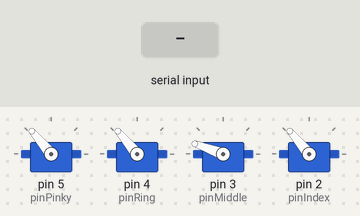
This sketch was run on a simulated Arduino Uno, built with avr-gcc and run on an emulated ATmega328P. Shown: 4 × servo. The test bench sets the inputs (shaded band).

Above: at 1.2 s.
1.3 s: "p\n" received over Serial
At 1.45 s:
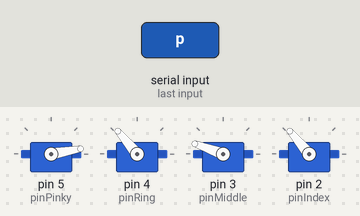
3.1 s: "r\n" received over Serial
At 3.25 s:
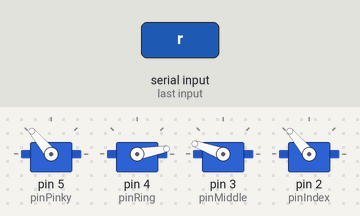
4.9 s: "m\n" received over Serial
At 5.05 s:
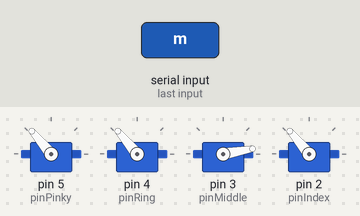
6.7 s: "i\n" received over Serial
At 6.85 s:
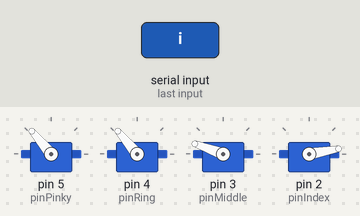
Timing chart, 0 to 9.5 s (numbered marks = the images above; inputs shaded):
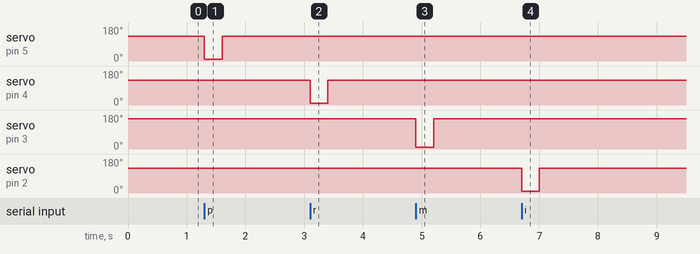

Measured:
- after the input at 1.3 s, servo on pin 5 (pinPinky): 130° → 10° at once, → 130° 0.30 s later
- after the input at 3.1 s, servo on pin 4 (pinRing): 130° → 10° at once, → 130° 0.30 s later
- after the input at 4.9 s, servo on pin 3 (pinMiddle): 160° → 10° at once, → 160° 0.30 s later
- after the input at 6.7 s, servo on pin 2 (pinIndex): 130° → 10° at once, → 130° 0.30 s later

The sketch:

arduino.ino
```cpp
#include <Servo.h>

// Create servo objects for each finger
Servo servoPinky;
Servo servoRing;
Servo servoMiddle;
Servo servoIndex;

// Assign pins (adjust as needed)
const int pinPinky = 5;
const int pinRing = 4;
const int pinMiddle = 3;
const int pinIndex = 2;

void setup() {
  Serial.begin(9600);

  servoPinky.attach(pinPinky);
  servoRing.attach(pinRing);
  servoMiddle.attach(pinMiddle);
  servoIndex.attach(pinIndex);

  // Initialize all servos to open position (110 degrees)
  servoPinky.write(130);
  servoRing.write(130);
  servoMiddle.write(160);
  servoIndex.write(130);
}

void loop() {
  if (Serial.available() > 0) {
    // Read the entire line until newline
    String input = Serial.readStringUntil('\n');
    input.trim();

    // Iterate over each character in the input string
    for (int i = 0; i < input.length(); i++) {
      char finger = input.charAt(i);

      // in case its \r instead of \n at the end of the string skip it
      if (finger == '\r') {
          continue;
      }

      // Only process if it's a valid command: p, r, m, or i
      if (finger == 'p' || finger == 'r' || finger == 'm' || finger == 'i') {
          actuateFinger(finger);
      }
    }
  }
}
void actuateFinger(char finger) {
  Servo* servo1 = nullptr;
  int delay1 = 300;

  switch(finger) {
    case 'p': servo1 = &servoPinky; break;
    case 'r': servo1 = &servoRing; break;
    case 'm': servo1 = &servoMiddle; break;
    case 'i': servo1 = &servoIndex; break;
    default: return; // unknown command; do nothing
  }

  if (servo1 != nullptr) {

    if(servo1 == &servoMiddle){
    // Actuate  open 110 to closed 10 degre and then back to open 110
    servo1->write(10);
    delay(delay1);  // aadjust delay as needed for the movement
    servo1->write(160);
    delay(delay1);
    }

    if(servo1 == &servoPinky){
    // Actuate  open 110 to closed 10 degre and then back to open 110
    servo1->write(10);
    delay(delay1);  // aadjust delay as needed for the movement
    servo1->write(130);
    delay(delay1);
    }
        if(servo1 == &servoRing){
    // Actuate  open 110 to closed 10 degre and then back to open 110
    servo1->write(10);
    delay(delay1);  // aadjust delay as needed for the movement
    servo1->write(130);
    delay(delay1);
    }
        if(servo1 == &servoIndex){
    // Actuate  open 110 to closed 10 degre and then back to open 110
    servo1->write(10);
    delay(delay1);  // aadjust delay as needed for the movement
    servo1->write(130);
    delay(delay1);
    }


  }
}
```
